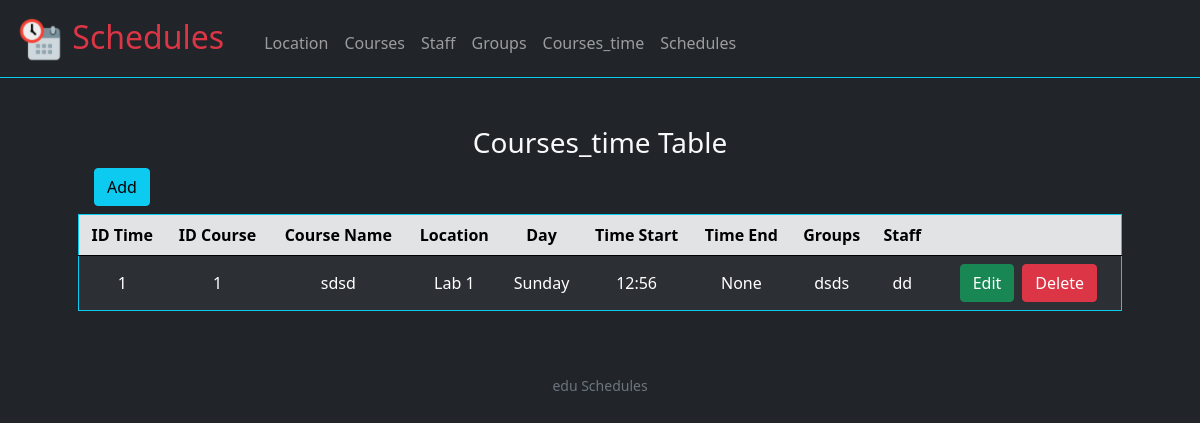
The app's page /courses_time with its own data.
### tables this page shows
CREATE TABLE courses_time(
    id integer,
    location_ integer not null ,
    week_ integer not null,  
    start_time_lecture varchar(15) not null,
    end_time_lecture varchar(15),
    courses_modal integer not null,
    primary key(id),
    foreign key (location_) references location(id), 
    foreign key (week_) references day_week(id), 
    foreign key (courses_modal) references courses(id)
);

CREATE TABLE courses(
    id integer,
    name text unique not null,
    course_code varchar(20) unique not null,
    term integer not null check(term == 1 or term == 2), 
    level integer not null check(level >= 1 and level <= 4 ),
    type integer not null,
    department integer not null,
    primary key (id),
    foreign key (type) references group_type(id),
    foreign key (department) references departments(id)
);

### application.py (the view)
@app.route("/courses_time", methods=["POST", "GET"])
def courses_time():
    data = view_table("""SELECT courses_time.id as "ID Time",
                                courses.id as "ID course",
                                courses.name as "Course Name",
                                location.name as "location",
                                day_week.name as "Day",
                                courses_time.start_time_lecture as "Time Start",
                                courses_time.end_time_lecture as "Time End",
                                replace(group_concat(distinct(groups.name)), ",", ", ") as "Groups",
                                replace(group_concat(distinct(staff.name)), ",", ", ") as "Staff"
                            from courses_time
                        left join courses on courses.id = courses_time.courses_modal
                        left join location on location.id = courses_time.location_
                        left join day_week on day_week.id = courses_time.week_
                        left join courses_time__staff on courses_time__staff.courses_time = courses_time.id
                        left join courses_time__groups on courses_time__groups.courses_time = courses_time.id
                        left join staff on staff.id = courses_time__staff.staff
                        left join groups on groups.id = courses_time__groups.group_
                        GROUP by courses_time.id""")
    locations = sql("select * from location", (), True)[1]
    groups = sql("select id, name from groups", (), True)[1]
    staffs = sql("select id, name from staff", (), True)[1]
    courses = sql("select id, name from courses", (), True)[1]
    if request.method == "GET":
        return render_template("courses_time.html", keys=data[0], data=data[1], locations=locations, groups=groups, staffs=staffs, courses=courses)
    else:
        return render_template('functionals/data_view.html', key=data[0], data=data[1],
                view_title="courses_time Table", link_edit="/edit_courses_time", link_view="/courses_time", table="courses_time")

### application.py (called while the page is built)
@app.after_request
def after_request(response):
    response.headers["Cache-Control"] = "no-cache, no-store, must-revalidate"
    response.headers["Expires"] = 0
    response.headers["Pragma"] = "no-cache"
    return response

### helpers.py (called while the page is built)
def sql(query, values=(), return_data=False):
    if return_data == True:
        data = None
        with sqlite3.connect(db_name) as db:
            cur = db.cursor()
            cur.execute("pragma foreign_keys = on")
            cur.execute(query, values)
            keys = [d[0] for d in cur.description]
            data = [keys, cur.fetchall()]
        return data
    else:
        with sqlite3.connect(db_name) as db:
            cur = db.cursor()
            cur.execute(query, values)

def view_table(query):
    data = None
    try:
        data = sql(query, (), True)
    except:
        return "Error: SQLite3 Error view()"
    return data

### templates/courses_time.html (shortened to what this page needs)
{% extends "layout.html" %}
{% block main %}
    {% with view_title="courses_time Table", link_edit="/edit_courses_time", link_view="/courses_time", table="courses_time"  %}
      {% include "functionals/data_view.html" %}
    {% endwith %}
{% endblock %}

### templates/functionals/data_view.html
{% block view %}
<div class="text-center" id="view">
    <div class="text-capitalize" >
        <h3>{{ view_title }}</h3>
    </div>
    <div class="d-grid gap-2 d-md-flex justify-content-md-start ms-3">
        <button  type="button" class="btn btn-info mb-2" data-bs-toggle="modal" data-bs-target="#add">
            Add
        </button>
    </div>
    <table class="table table-hover table-striped table-dark border rounded border-info align-middle">
        <thead class="text-capitalize table-secondary ">
            <tr>
                {% for key in keys %}
                    <th scope="col">{{ key }}</th>
                {% endfor %}
                <th scope="col"></th>
            </tr>
        </thead>
        <tbody>
            {% for row in data %}
                <tr>
                    {% for element in row %}
                        <td>{{ element }}</td>
                    {% endfor %}
                    <td>
                        <div class="d-grid gap-2 d-md-flex justify-content-md justify-content-md-end pe-3">
                            <button class="btn btn-success mr-3" onclick="show_delete_edit(2, '{{ row[0] }}','{{ link_edit }}', '{{ link_view }}', '{{ table }}')" >Edit</button>
                            <button class="btn btn-danger" onclick="show_delete_edit(1, '{{ row[0] }}', '/delete_data', '{{ link_view }}', '{{ table }}', '{{ row[1] }}')" >Delete</button>
                        </div>
                    </td>
                </tr>
            {% endfor %}
        </tbody>
    </table>
</div>
{% endblock %}

### records on screen
courses_time: row "1" "1" "Lab 1" "Sunday" "None" "dsds" "dd", start_time_lecture "12:56"
courses: name "sdsd"

### other values on screen
{{ view_title }} "Courses_time Table"
{{ key }} "ID Time" "ID Course" "Course Name" "Location" "Day" "Time Start" "Time End" "Groups" "Staff"
